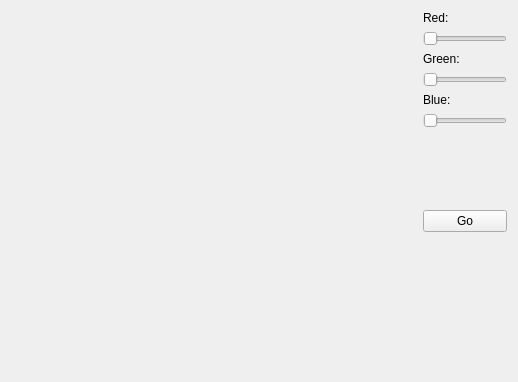
<?xml version="1.0" encoding="UTF-8"?>
<ui version="4.0">
 <class>MainWindow</class>
 <widget class="QWidget" name="MainWindow">
  <property name="geometry">
   <rect>
    <x>0</x>
    <y>0</y>
    <width>518</width>
    <height>382</height>
   </rect>
  </property>
  <property name="windowTitle">
   <string>Transition Color</string>
  </property>
  <layout class="QHBoxLayout" name="horizontalLayout" stretch="1,0">
   <item>
    <widget class="ColorWidget" name="mainColorWidget" native="true"/>
   </item>
   <item>
    <layout class="QVBoxLayout" name="verticalLayout" stretch="0,0,0,0,0,0,1,0,2">
     <item>
      <widget class="QLabel" name="redLabel">
       <property name="text">
        <string>Red:</string>
       </property>
      </widget>
     </item>
     <item>
      <widget class="QSlider" name="redSlider">
       <property name="maximum">
        <number>255</number>
       </property>
       <property name="orientation">
        <enum>Qt::Horizontal</enum>
       </property>
      </widget>
     </item>
     <item>
      <widget class="QLabel" name="greenLabel">
       <property name="text">
        <string>Green:</string>
       </property>
      </widget>
     </item>
     <item>
      <widget class="QSlider" name="greenSlider">
       <property name="maximum">
        <number>255</number>
       </property>
       <property name="orientation">
        <enum>Qt::Horizontal</enum>
       </property>
      </widget>
     </item>
     <item>
      <widget class="QLabel" name="blueLabel">
       <property name="text">
        <string>Blue:</string>
       </property>
      </widget>
     </item>
     <item>
      <widget class="QSlider" name="blueSlider">
       <property name="maximum">
        <number>255</number>
       </property>
       <property name="orientation">
        <enum>Qt::Horizontal</enum>
       </property>
      </widget>
     </item>
     <item>
      <widget class="ColorWidget" name="previewColorWidget" native="true"/>
     </item>
     <item>
      <widget class="QPushButton" name="goButton">
       <property name="text">
        <string>Go</string>
       </property>
      </widget>
     </item>
     <item>
      <spacer name="verticalSpacer">
       <property name="orientation">
        <enum>Qt::Vertical</enum>
       </property>
       <property name="sizeHint" stdset="0">
        <size>
         <width>20</width>
         <height>40</height>
        </size>
       </property>
      </spacer>
     </item>
    </layout>
   </item>
  </layout>
 </widget>
 <customwidgets>
  <customwidget>
   <class>ColorWidget</class>
   <extends>QWidget</extends>
   <header location="global">colorwidget.hpp</header>
   <container>1</container>
  </customwidget>
 </customwidgets>
 <resources/>
 <connections>
  <connection>
   <sender>redSlider</sender>
   <signal>valueChanged(int)</signal>
   <receiver>MainWindow</receiver>
   <slot>targetColorChanged()</slot>
   <hints>
    <hint type="sourcelabel">
     <x>452</x>
     <y>38</y>
    </hint>
    <hint type="destinationlabel">
     <x>516</x>
     <y>10</y>
    </hint>
   </hints>
  </connection>
  <connection>
   <sender>greenSlider</sender>
   <signal>valueChanged(int)</signal>
   <receiver>MainWindow</receiver>
   <slot>targetColorChanged()</slot>
   <hints>
    <hint type="sourcelabel">
     <x>486</x>
     <y>82</y>
    </hint>
    <hint type="destinationlabel">
     <x>513</x>
     <y>65</y>
    </hint>
   </hints>
  </connection>
  <connection>
   <sender>blueSlider</sender>
   <signal>valueChanged(int)</signal>
   <receiver>MainWindow</receiver>
   <slot>targetColorChanged()</slot>
   <hints>
    <hint type="sourcelabel">
     <x>466</x>
     <y>120</y>
    </hint>
    <hint type="destinationlabel">
     <x>514</x>
     <y>107</y>
    </hint>
   </hints>
  </connection>
  <connection>
   <sender>goButton</sender>
   <signal>clicked()</signal>
   <receiver>MainWindow</receiver>
   <slot>goButtonClicked()</slot>
   <hints>
    <hint type="sourcelabel">
     <x>491</x>
     <y>224</y>
    </hint>
    <hint type="destinationlabel">
     <x>514</x>
     <y>200</y>
    </hint>
   </hints>
  </connection>
 </connections>
 <slots>
  <slot>targetColorChanged()</slot>
  <slot>goButtonClicked()</slot>
 </slots>
</ui>
